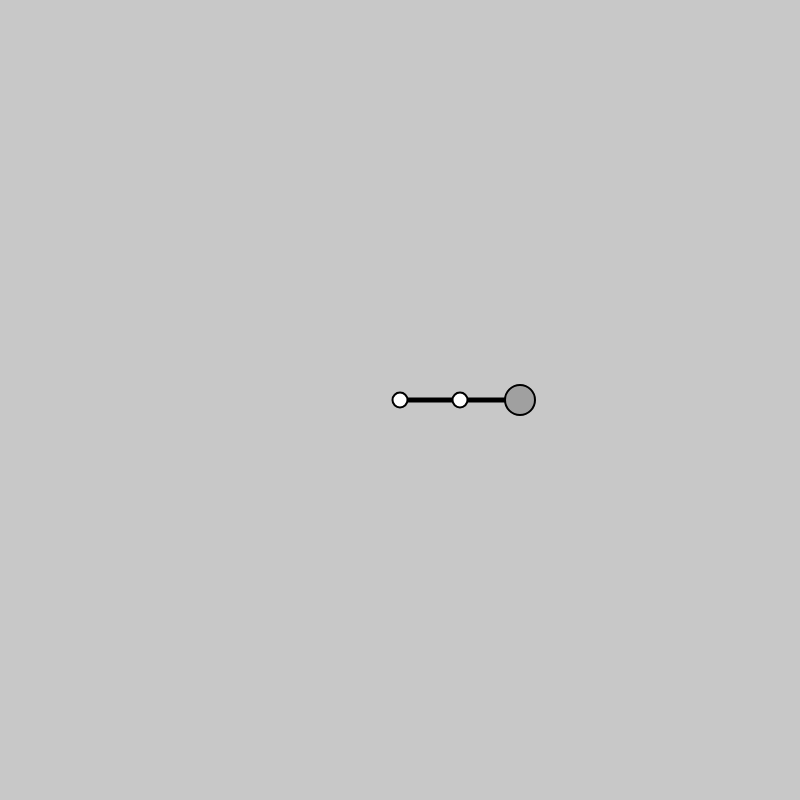
Frame 1 (no input)
Frame 60 (no input): identical to frame 1, image omitted
Frame 120 (the mouse pressed at the canvas centre since frame 60): identical to frame 1, image omitted

The p5.js sketch that drew this single still picture (run headless with seeded random() and noise() and a simulated clock; from frame 60 on, the mouse is pressed at the canvas centre):

// p5.js sketch
// ── sketch.js
var arm;
function setup() {
createCanvas(800,800);
arm  = new Arm(createVector(width/2,height/2), 60,60);
}

function draw() {
background(200);
if(mouseIsPressed && dist(mouseX, mouseY, arm.fist.x, arm.fist.y)<arm.jointRadius/2){
arm.isDragging = true;
}else if(!mouseIsPressed){
	arm.isDragging = false;
	
}

arm.render();
  
  
 if(arm.isDragging){
	arm.IKSolver(mouseX, mouseY);
 }
}


function Arm(pivot, len1, len2){

this.pivot = pivot;
this.foreArmLen = len1;
this.armLen = len2;
this.foreArmAngle = radians(0);
this.armAngle = radians(0);
this.elbow = createVector(this.pivot.x+this.armLen*cos(this.armAngle), this.pivot.y +this.armLen*sin(this.armAngle));
this.fist = createVector(this.elbow.x+this.foreArmLen*cos(this.armAngle+this.foreArmAngle), this.elbow.y+this.foreArmLen*sin(this.armAngle+this.foreArmAngle));
this.jointRadius = 30;
this.midPoint = createVector(0,0);

this.isDragging = false;

this.IKSolver = function(mX, mY){
	var dif =  p5.Vector.sub(createVector(mX,mY), this.pivot);
	
	var dis = constrain(dif.mag(),-2*this.armLen, 2*this.armLen);
	
	if(mX<width/2) 
		dis*=-1;
	var midDis = dis/2;
	
	this.midPoint = p5.Vector.add(this.pivot, dif.setMag(midDis));
	
	this.armAngle = atan(dif.y/dif.x) -acos(midDis/this.armLen);
	
	
	
	this.elbow = createVector(this.pivot.x+this.armLen*cos(this.armAngle), this.pivot.y +this.armLen*sin(this.armAngle));
	
	
	if(dif.mag()> 2*this.armLen) 
		dif.setMag( 2*this.armLen);
		
	dif.mult(2);
	
	if(mX<width/2) 
		dif.mult(-1);
	
	this.fist = p5.Vector.add(this.pivot, dif);
	
	
	

}

this.render = function(){
	push();

		stroke(0);
		strokeWeight(5);
		
		line(this.pivot.x,this.pivot.y, this.elbow.x, this.elbow.y);
		line(this.elbow.x,this.elbow.y,this.fist.x ,this.fist.y);
		
		fill(255);
		strokeWeight(2);
		ellipse(this.pivot.x,this.pivot.y,this.jointRadius/2,this.jointRadius/2);
		ellipse(this.elbow.x,this.elbow.y,this.jointRadius/2,this.jointRadius/2);
		if(this.isDragging) fill(255,0,0); else fill(160);
		ellipse(this.fist.x,this.fist.y,this.jointRadius,this.jointRadius);
		
	pop();

}


}
